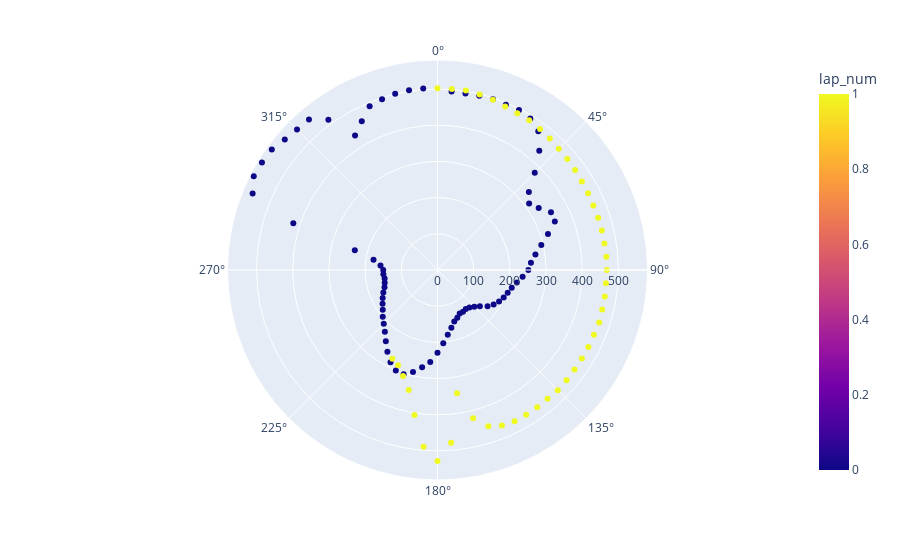

Source (notebook cell):
### Code cell
import plotly.express as px

px.scatter_polar(df, r="distance", theta="mot_angle", color=df['lap_num'])
